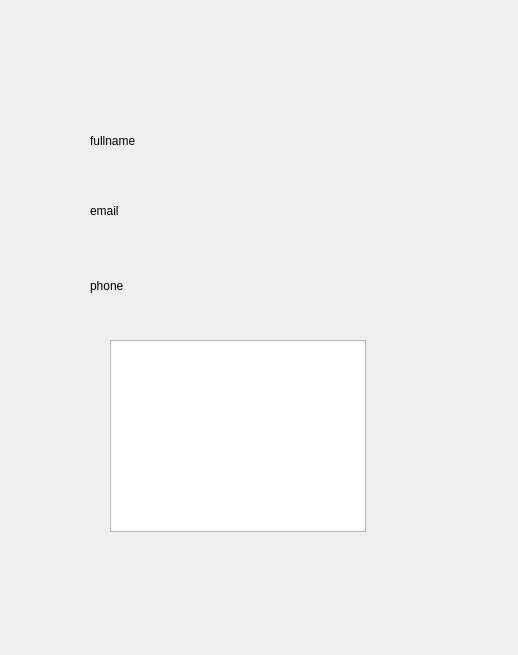
<?xml version="1.0" encoding="UTF-8"?>
<ui version="4.0">
 <class>StudentDashboard</class>
 <widget class="QWidget" name="StudentDashboard">
  <property name="geometry">
   <rect>
    <x>0</x>
    <y>0</y>
    <width>518</width>
    <height>655</height>
   </rect>
  </property>
  <property name="windowTitle">
   <string>Form</string>
  </property>
  <widget class="QLabel" name="labelName">
   <property name="geometry">
    <rect>
     <x>90</x>
     <y>120</y>
     <width>101</width>
     <height>41</height>
    </rect>
   </property>
   <property name="text">
    <string>fullname</string>
   </property>
  </widget>
  <widget class="QLabel" name="labelEmail">
   <property name="geometry">
    <rect>
     <x>90</x>
     <y>190</y>
     <width>191</width>
     <height>41</height>
    </rect>
   </property>
   <property name="text">
    <string>email</string>
   </property>
  </widget>
  <widget class="QLabel" name="labelPhone">
   <property name="geometry">
    <rect>
     <x>90</x>
     <y>270</y>
     <width>91</width>
     <height>31</height>
    </rect>
   </property>
   <property name="text">
    <string>phone</string>
   </property>
  </widget>
  <widget class="QTableView" name="tableViewCourses">
   <property name="geometry">
    <rect>
     <x>110</x>
     <y>340</y>
     <width>256</width>
     <height>192</height>
    </rect>
   </property>
  </widget>
 </widget>
 <resources/>
 <connections/>
</ui>
